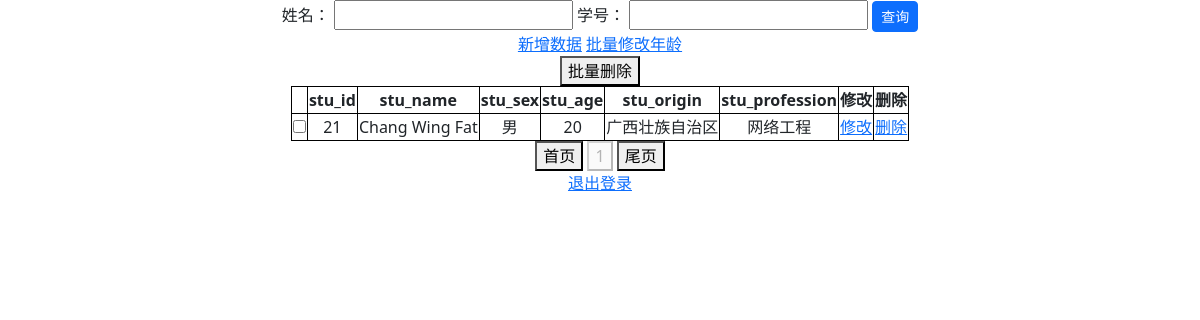
Screenshot of /?id=21 (signed in) with the database file from the repository.
### tables this page shows
CREATE TABLE student_info(
stu_id int primary key not null,
stu_name varchar(50) not null,
stu_sex char(2) not null,
stu_age int not null,
stu_origin varchar(50) not null,
stu_profession varchar(50) not null
);

### app.py (the view)
@app.route("/", methods=["GET"])
def index():
    if not checkLogin():
        return redirect(url_for("login"))
    page = request.args.get("page", 1, type=int)
    ids = []
    values = []
    if "id" in request.args:
        ids.append("stu_id")
        stu_id = request.args.get("id", type=int)
        if stu_id != "" or stu_id is not None:
            values.append(stu_id)
    if "name" in request.args:
        ids.append("stu_name")
        stu_name = request.args.get("name", type=str)
        if stu_name != "" or stu_name is not None:
            values.append(stu_name.strip())
    if len(ids) != 0:
        desp, result = db.query2("student_info", ids, values)
    else:
        desp, result = db.selectAll("student_info")
    if len(result) == 0:
        flash("查询结果为空，请检查查询条件", "error")
    results, pagination = paging(result, page, per_page=20)
    return render_template(
        "show.html", results=results, desp=desp, pagination=pagination, page=page
    )

### app.py (called while the page is built)
def checkLogin():
    return True if "username" in session else False

### db/sql_conn.py (called while the page is built)
def close(conn):
    conn.close()

    def open(self):
        conn = sqlite3.connect(self.database)
        return conn

    def query2(self, table, ids, value):
        conn = self.open()
        cur = conn.cursor()
        if type(ids) in [list]:
            values = []
            for i in range(len(ids)):
                values.append("%s='%s'" % (ids[i], value[i]))
            sql = "select * from '%s' where %s" % (table, " and ".join(values))
        else:
            sql = "select * from '%s' where %s='%s'" % (table, ids, value)
        print(sql)
        cur.execute(sql)
        description = []
        for d in cur.description:
            description.append(d[0])
        result = cur.fetchall()
        cur.close()
        close(conn)
        return description, result

### hand_utils/util.py (called while the page is built)
def paging(result, page, per_page):
    pagination = len(result) // per_page
    if len(result) % per_page > 0:
        pagination += 1
    start = (page - 1) * per_page
    end = start + per_page
    results = result[start:end]
    return results, pagination

### templates/show.html (shortened to what this page needs)
<!DOCTYPE html>
<html lang="en">
<head>
    <link href="/static/bootstrap/css/bootstrap.min.css" rel="stylesheet">
    <link href="/static/css/pop-up.css" rel="stylesheet">
    <link href="/static/css/show.css" rel="stylesheet">
</head>
<body>
<center>
    <div id="container">
    <form id="queryForm">
        <label for="name">姓名：</label>
        <input type="text" name="name" id="name"/>
        <label for="id">学号：</label>
        <input type="text" name="id" id="id"/>
        <input type="button" value="查询" class="btn btn-primary btn-sm" id="query" onclick="checkBeforeQuery()"/>
    </form>
    <a href="/add">新增数据</a>
    <a href="/updateAge">批量修改年龄</a>
    <br>
    <form id="deleteForm">
        <button type="button" onclick="deleteForm()" id="multi_del">批量删除</button>
        <table>
            <tr>
                <td></td>
                {% for d in desp %}
                <td><b>{{ d }}</b></td>
                {% endfor %}
                <td><b>修改</b></td>
                <td><b>删除</b></td>
            </tr>
            {% for item in results %}
            <tr>
                <td>
                    <input type="checkbox" , name="ids" , value="{{ item[0] }}">
                </td>
                {% for v in item %}
                <td>{{ v }}</td>
                {% endfor %}
                <td><a href="/update?id={{ item[0] }}">修改</a></td>
                <td><a href="/delete/{{ item[0] }}">删除</a></td>
            </tr>
            {% endfor %}
        </table>
    </form>
    <div>
        <button onclick="window.location.href='{{ url_for('index', page=1) }}'">首页</button>
        {% for i in range(page-2, page+3) %}
        {% if i > 0 and i <= pagination %} {% if i !=page %}
        <button
                onclick="window.location.href='{{ url_for('index', page=i) }}'">{{ i }}
        </button>
        {% else %}
        <button disabled>{{ i }}</button>
        {% endif %}
        {% endif %}
        {% endfor %}
        <button onclick="window.location.href='{{ url_for('index', page=pagination) }}'">尾页</button>
    </div>
    <a href="/reset">退出登录</a>
</div>
</center>
</body>
</html>

### static/css/show.css (style rules this page uses)
table, tr, td { border: 1px solid black; text-align: center; }

### rows the page displays
student_info: item "21" "男" "20", stu_name "Chang Wing Fat", stu_origin "广西壮族自治区", stu_profession "网络工程"

### other values shown
{{ d }} "stu_id" "stu_name" "stu_sex" "stu_age" "stu_origin" "stu_profession"
{{ i }} "1"
